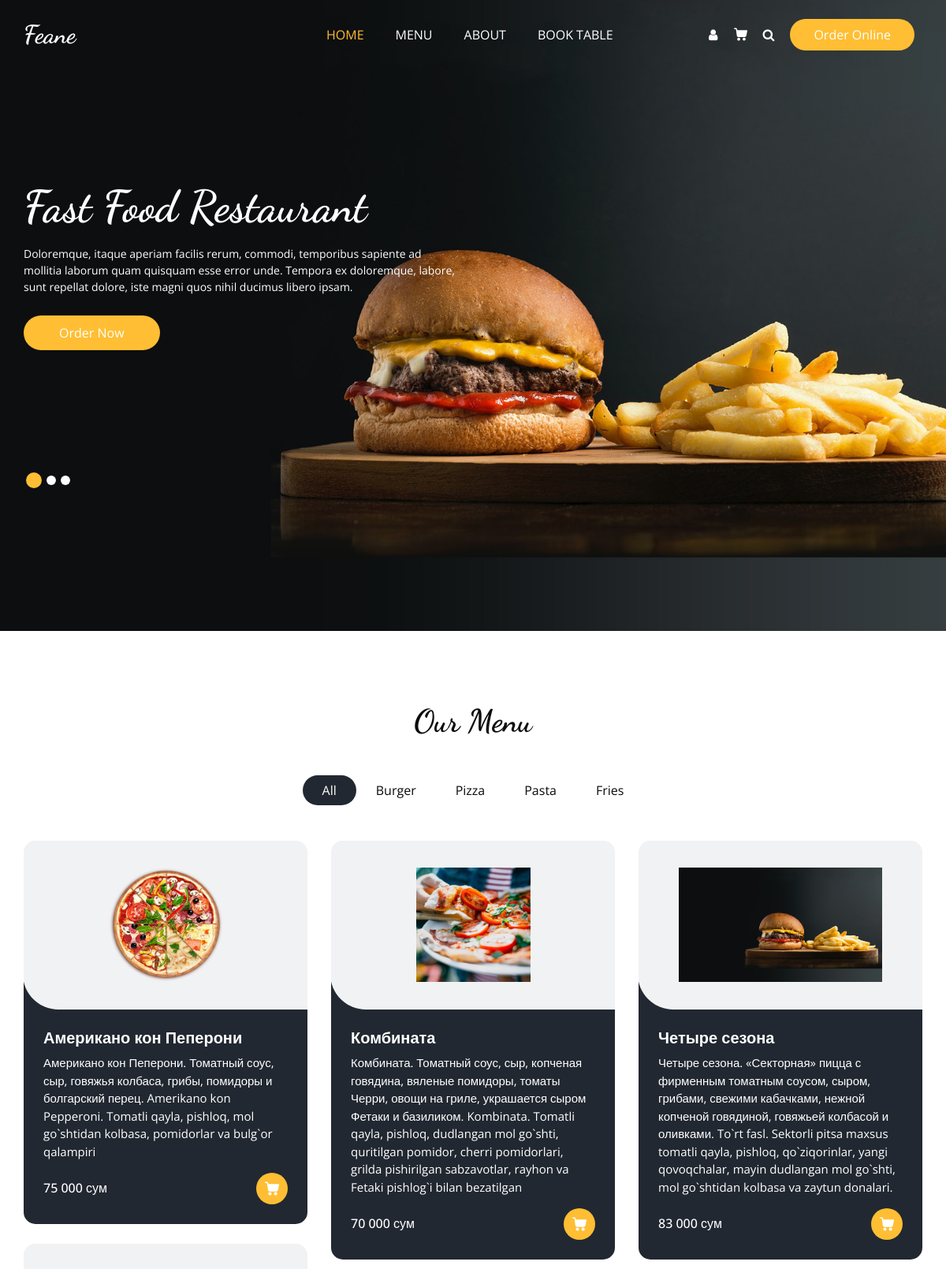
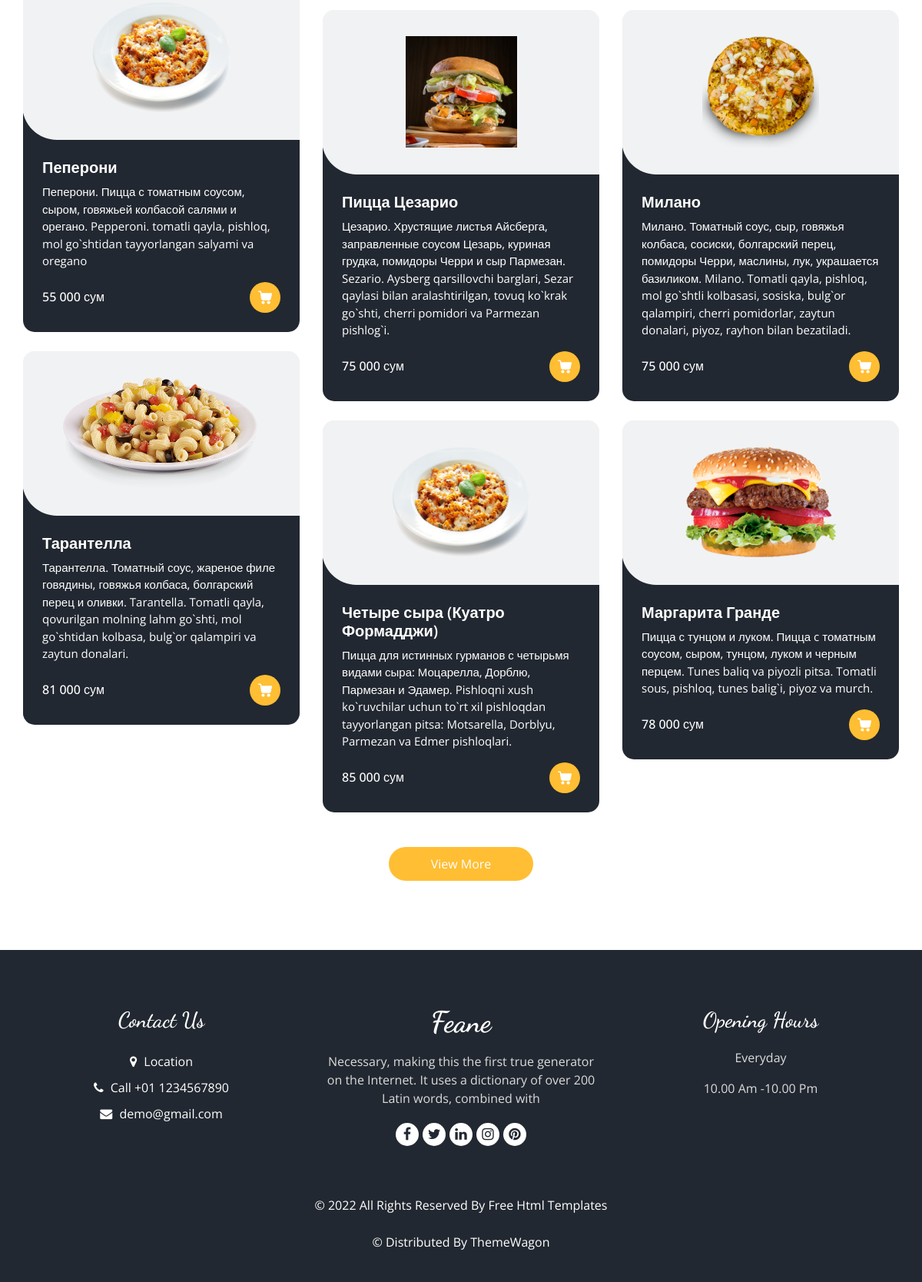
The app's page /menu/ with its own data (2 pictures, top to bottom).
### yusufapp/models.py (models this page shows, shortened)
class Product(models.Model):
	maxsulot_nomi=models.CharField(max_length=150)
	tarkibi=models.TextField()
	narxi=models.CharField(max_length=14)
	img=models.ImageField(upload_to='img/')

### yusufapp/views.py (the view)
# urls.py: path('menu/', MenuPage.as_view(), name='menu'),
class MenuPage(ListView):
	model=Product
	template_name='menu.html'

### templates/menu.html (shortened to what this page needs)
{% extends 'base.html'%}
{% load static %}
{% block content %}
  <section class="food_section layout_padding">
    <div class="container">
      <div class="heading_container heading_center">
        <h2>
          Our Menu
        </h2>
      </div>
      <ul class="filters_menu">
        <li class="active" data-filter="*">All</li>
        <li data-filter=".burger">Burger</li>
        <li data-filter=".pizza">Pizza</li>
        <li data-filter=".pasta">Pasta</li>
        <li data-filter=".fries">Fries</li>
      </ul>
      <div class="filters-content">
        <div class="row grid">
          <div class="col-sm-6 col-lg-4 all pizza">
            {% for product in object_list %}
            {% if 0 <= forloop.counter0 and forloop.counter0 < 3 %}
            <div class="box">
              <div>
                <div class="img-box">
                  {% if product.img %}
                  <img src="{{product.img.url}} " alt="">
                  {% endif %}
                </div>
                <div class="detail-box">
                  <h5>
                    {{product.maxsulot_nomi}}
                  </h5>
                  <p> {{product.tarkibi}} </p>
                  <div class="options">
                    <h6>
                      {{product.narxi}}
                    </h6>
                    <a href="">
                    </a>
                  </div>
                </div>
              </div>
            </div>
           {% endif %}
            {% endfor %}
          </div>
          <div class="col-sm-6 col-lg-4 all pasta">
            {% for product in object_list %}
            {% if forloop.counter0 >= 3 and forloop.counter0 <= 5 %}
            <div class="box">
              <div>
                <div class="img-box">
                  {% if product.img %}
                  <img src="{{ product.img.url }}" alt="">
                 {% endif %}
                </div>
                <div class="detail-box">
                  <h5>
                    {{product.maxsulot_nomi}}
                  </h5>
                  <p>
                    {{product.tarkibi}}
                  </p>
                  <div class="options">
                    <h6>
                      {{product.narxi}}
                    </h6>
                    <a href="">
                    </a>
                  </div>
                </div>
              </div>
            </div>
           {% endif %}
          {% endfor %}
          </div>
          <div class="col-sm-6 col-lg-4 all fries">
            {% for product in object_list %}
            {% if forloop.counter0 > 5 and forloop.counter0 < 9 %}
            <div class="box">
              <div>
                <div class="img-box">
                  {% if product.img %}
                  <img src="{{ product.img.url }}" alt="">
                  {% endif %}
                </div>
                <div class="detail-box">
                  <h5>
                    {{product.maxsulot_nomi}}
                  </h5>
                  <p>
                   {{ product.tarkibi }}
                  </p>
                  <div class="options">
                    <h6>
                     {{ product.narxi }}
                    </h6>
                    <a href="">
                    </a>
                  </div>
                </div>
              </div>
            </div>
            {% endif %}
            {% endfor %}
          </div>
        </div>
      </div>
      <div class="btn-box">
        <a href="">
          View More
        </a>
      </div>
    </div>
  </section>
{% endblock content %}

### templates/base.html (shortened to what this page needs)
{% load static %}
<!DOCTYPE html>
<html>
<head>
  <link rel="stylesheet" type="text/css" href="{% static 'css/bootstrap.css' %}" />
  <link rel="stylesheet" type="text/css" href="https://cdnjs.cloudflare.com/ajax/libs/OwlCarousel2/2.3.4/assets/owl.carousel.min.css" />
  <link rel="stylesheet" href="https://cdnjs.cloudflare.com/ajax/libs/jquery-nice-select/1.1.0/css/nice-select.min.css" />
  <link href="{% static 'css/font-awesome.min.css' %}" rel="stylesheet" />
  <link href="{% static 'css/style.css' %}" rel="stylesheet" />
  <link href="{% static 'css/responsive.css' %}" rel="stylesheet" />
</head>
<body>
<div class="hero_area">
  <div class="hero_area">
    <div class="bg-box">
      <img src="{% static 'images/hero-bg.jpg' %}" alt="">
    </div>
    <header class="header_section">
      <div class="container">
        <nav class="navbar navbar-expand-lg custom_nav-container ">
          <a class="navbar-brand" href="{% url 'index' %}">
            <span>
              Feane
            </span>
          </a>
          <div class="collapse navbar-collapse" id="navbarSupportedContent">
            <ul class="navbar-nav  mx-auto ">
              <li class="nav-item active">
                <a class="nav-link" href="{% url 'index' %}">Home <span class="sr-only">(current)</span></a>
              </li>
              <li class="nav-item">
                <a class="nav-link" href="{% url 'menu' %}">Menu</a>
              </li>
              <li class="nav-item">
                <a class="nav-link" href="{% url 'about'%}">About</a>
              </li>
              <li class="nav-item">
                <a class="nav-link" href="{% url 'book'%}">Book Table</a>
              </li>
            </ul>
            <div class="user_option">
              <a href="" class="user_link">
                <i class="fa fa-user" aria-hidden="true"></i>
              </a>
              <a class="cart_link" href="#">
              </a>
              <form class="form-inline">
                <button class="btn  my-2 my-sm-0 nav_search-btn" type="submit">
                  <i class="fa fa-search" aria-hidden="true"></i>
                </button>
              </form>
              <a href="" class="order_online">
                Order Online
              </a>
            </div>
          </div>
        </nav>
      </div>
    </header>
    <section class="slider_section ">
      <div id="customCarousel1" class="carousel slide" data-ride="carousel">
        <div class="carousel-inner">
          <div class="carousel-item active">
            <div class="container ">
              <div class="row">
                <div class="col-md-7 col-lg-6 ">
                  <div class="detail-box">
                    <h1>
                      Fast Food Restaurant
                    </h1>
                    <p>
                      Doloremque, itaque aperiam facilis rerum, commodi, temporibus sapiente ad mollitia laborum quam quisquam esse error unde. Tempora ex doloremque, labore, sunt repellat dolore, iste magni quos nihil ducimus libero ipsam.
                    </p>
                    <div class="btn-box">
                      <a href="" class="btn1">
                        Order Now
                      </a>
                    </div>
                  </div>
                </div>
              </div>
            </div>
          </div>
        </div>
        <div class="container">
          <ol class="carousel-indicators">
            <li data-target="#customCarousel1" data-slide-to="0" class="active"></li>
            <li data-target="#customCarousel1" data-slide-to="1"></li>
            <li data-target="#customCarousel1" data-slide-to="2"></li>
          </ol>
        </div>
      </div>
    </section>
  </div>
</div>
    {% block content %}
    {% endblock content %}
  <footer class="footer_section">
    <div class="container">
      <div class="row">
        <div class="col-md-4 footer-col">
          <div class="footer_contact">
            <h4>
              Contact Us
            </h4>
            <div class="contact_link_box">
              <a href="">
                <i class="fa fa-map-marker" aria-hidden="true"></i>
                <span>
                  Location
                </span>
              </a>
              <a href="">
                <i class="fa fa-phone" aria-hidden="true"></i>
                <span>
                  Call +01 1234567890
                </span>
              </a>
              <a href="">
                <i class="fa fa-envelope" aria-hidden="true"></i>
                <span>
                  demo@gmail.com
                </span>
              </a>
            </div>
          </div>
        </div>
        <div class="col-md-4 footer-col">
          <div class="footer_detail">
            <a href="" class="footer-logo">
              Feane
            </a>
            <p>
              Necessary, making this the first true generator on the Internet. It uses a dictionary of over 200 Latin words, combined with
            </p>
            <div class="footer_social">
              <a href="">
                <i class="fa fa-facebook" aria-hidden="true"></i>
              </a>
              <a href="">
                <i class="fa fa-twitter" aria-hidden="true"></i>
              </a>
              <a href="">
                <i class="fa fa-linkedin" aria-hidden="true"></i>
              </a>
              <a href="">
                <i class="fa fa-instagram" aria-hidden="true"></i>
              </a>
              <a href="">
                <i class="fa fa-pinterest" aria-hidden="true"></i>
              </a>
            </div>
          </div>
        </div>
        <div class="col-md-4 footer-col">
          <h4>
            Opening Hours
          </h4>
          <p>
            Everyday
          </p>
          <p>
            10.00 Am -10.00 Pm
          </p>
        </div>
      </div>
      <div class="footer-info">
        <p>
          &copy; <span id="displayYear"></span> All Rights Reserved By
          <a href="https://html.design/">Free Html Templates</a><br><br>
          &copy;  Distributed By
          <a href="https://themewagon.com/" target="_blank">ThemeWagon</a>
        </p>
      </div>
    </div>
  </footer>
</body>
</html>

### static/css/responsive.css (style rules this page uses)
@media (min-width: 1200px) { .container { max-width: 1170px; } }

### records on screen
Product: img (picture), maxsulot_nomi "Американо кон Пеперони", tarkibi "Американо кон Пеперони. Томатный соус, сыр, говяжья колбаса, грибы, помидоры и болгарский перец. Amerikano kon Pepperoni. Tomatli qayla, pishloq, mol go`shtidan kolbasa, pomidorlar va bulg`or qalampiri", narxi "75 000 сум"
Product: img (picture), maxsulot_nomi "Пеперони", tarkibi "Пеперони. Пицца с томатным соусом, сыром, говяжьей колбасой салями и орегано. Pepperoni. tomatli qayla, pishloq, mol go`shtidan tayyorlangan salyami va oregano", narxi "55 000 сум"
Product: img (picture), maxsulot_nomi "Тарантелла", tarkibi "Тарантелла. Томатный соус, жареное филе говядины, говяжья колбаса, болгарский перец и оливки. Tarantella. Tomatli qayla, qovurilgan molning lahm go`shti, mol go`shtidan kolbasa, bulg`or qalampiri va zaytun donalari.", narxi "81 000 сум"
Product: img (picture), maxsulot_nomi "Комбината", tarkibi "Комбината. Томатный соус, сыр, копченая говядина, вяленые помидоры, томаты Черри, овощи на гриле, украшается сыром Фетаки и базиликом. Kombinata. Tomatli qayla, pishloq, dudlangan mol go`shti, quritilgan pomidor, cherri pomidorlari, grilda pishirilgan sabzavotlar, rayhon va Fetaki pishlog`i bilan bezatilgan", narxi "70 000 сум"
Product: img (picture), maxsulot_nomi "Пицца Цезарио", tarkibi "Цезарио. Хрустящие листья Айсберга, заправленные соусом Цезарь, куриная грудка, помидоры Черри и сыр Пармезан. Sezario. Aysberg qarsillovchi barglari, Sezar qaylasi bilan aralashtirilgan, tovuq ko`krak go`shti, cherri pomidori va Parmezan pishlog`i.", narxi "75 000 сум"
Product: img (picture), maxsulot_nomi "Четыре сыра (Куатро Формадджи)", tarkibi "Пицца для истинных гурманов с четырьмя видами сыра: Моцарелла, Дорблю, Пармезан и Эдамер. Pishloqni xush ko`ruvchilar uchun to`rt xil pishloqdan tayyorlangan pitsa: Motsarella, Dorblyu, Parmezan va Edmer pishloqlari.", narxi "85 000 сум"
Product: img (picture), maxsulot_nomi "Четыре сезона", tarkibi "Четыре сезона. «Секторная» пицца с фирменным томатным соусом, сыром, грибами, свежими кабачками, нежной копченой говядиной, говяжьей колбасой и оливками. To`rt fasl. Sektorli pitsa maxsus tomatli qayla, pishloq, qo`ziqorinlar, yangi qovoqchalar, mayin dudlangan mol go`shti, mol go`shtidan kolbasa va zaytun donalari.", narxi "83 000 сум"
Product: img (picture), maxsulot_nomi "Милано", tarkibi "Милано. Томатный соус, сыр, говяжья колбаса, сосиски, болгарский перец, помидоры Черри, маслины, лук, украшается базиликом. Milano. Tomatli qayla, pishloq, mol go`shtli kolbasasi, sosiska, bulg`or qalampiri, cherri pomidorlar, zaytun donalari, piyoz, rayhon bilan bezatiladi.", narxi "75 000 сум"
Product: img (picture), maxsulot_nomi "Маргарита Гранде", tarkibi "Пицца с тунцом и луком. Пицца c томатным соусом, сыром, тунцом, луком и черным перцем. Tunes baliq va piyozli pitsa. Tomatli sous, pishloq, tunes balig`i, piyoz va murch.", narxi "78 000 сум"
